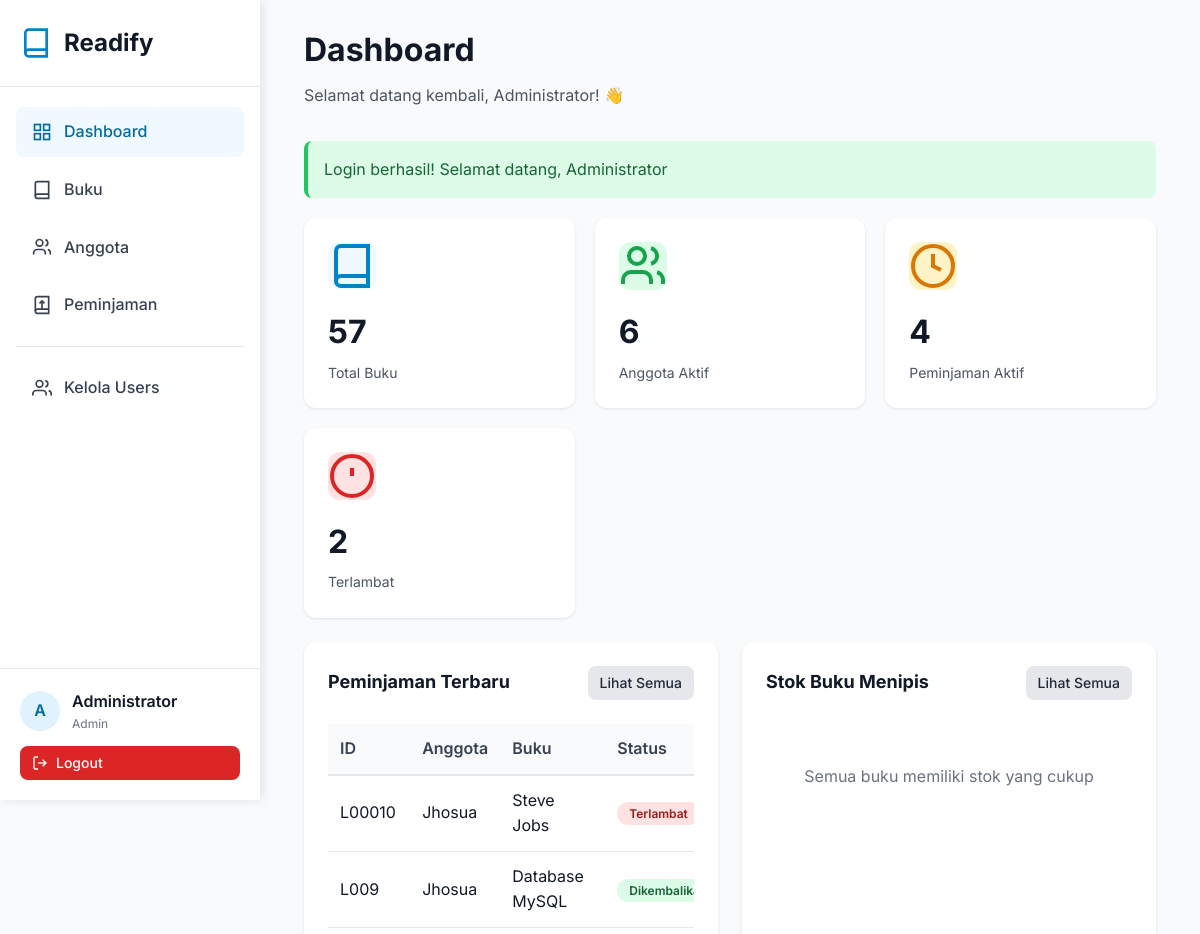
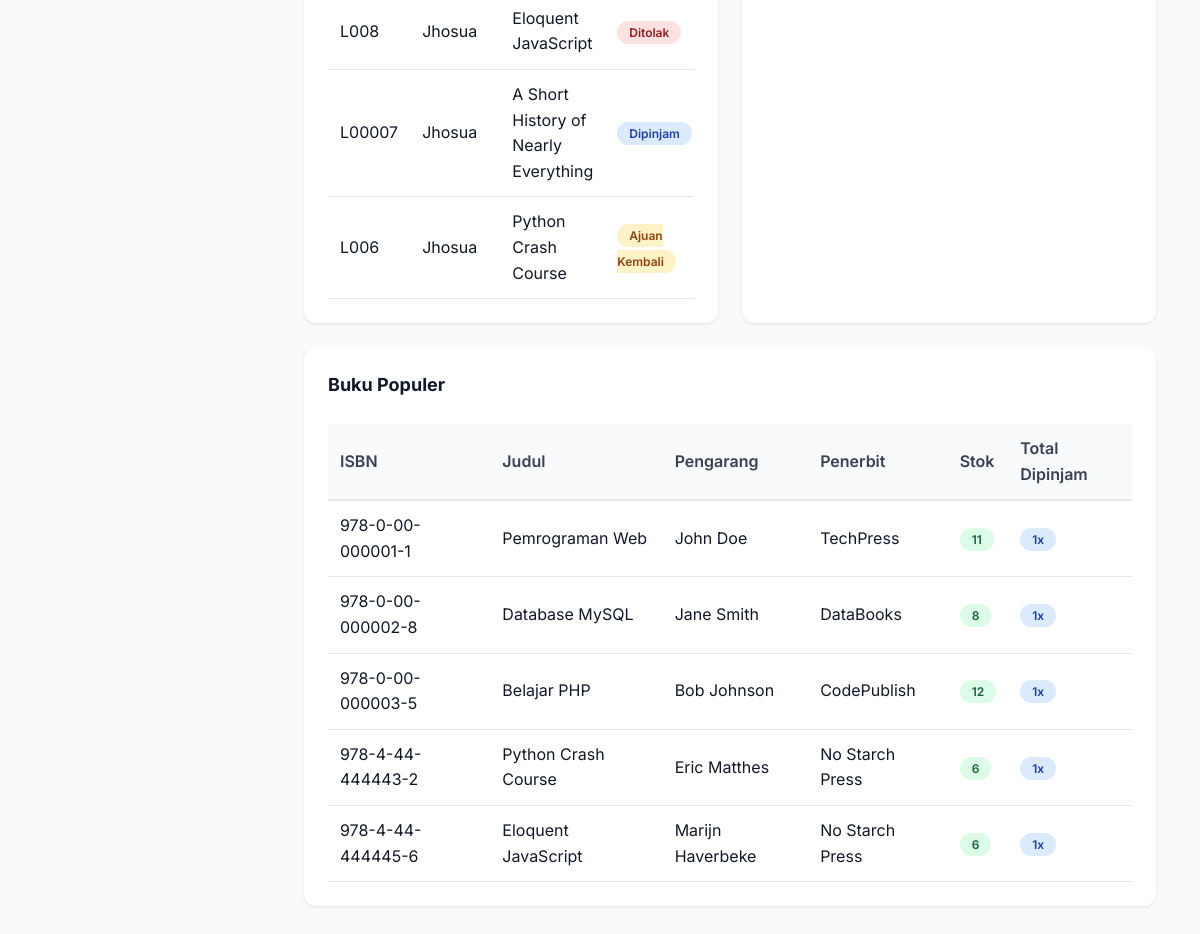
Screenshot of /pages/dashboard.php (signed in) with the database file from the repository (2 pictures, top to bottom).
### tables this page shows
CREATE TABLE `users` (
  `id` int NOT NULL AUTO_INCREMENT,
  `name` varchar(100) NOT NULL,
  `email` varchar(100) NOT NULL,
  `phone` varchar(20) DEFAULT NULL,
  `password` varchar(255) NOT NULL,
  `role` enum('admin','staff','member') DEFAULT 'member',
  `created_at` timestamp NULL DEFAULT CURRENT_TIMESTAMP,
  `updated_at` timestamp NULL DEFAULT CURRENT_TIMESTAMP ON UPDATE CURRENT_TIMESTAMP,
  PRIMARY KEY (`id`),
  UNIQUE KEY `email` (`email`)
);

CREATE TABLE `loans` (
  `id` int NOT NULL AUTO_INCREMENT,
  `loan_id` varchar(20) NOT NULL,
  `member_id` int NOT NULL,
  `book_id` int NOT NULL,
  `loan_date` date NOT NULL,
  `due_date` date NOT NULL,
  `return_date` date DEFAULT NULL,
  `status` varchar(50) DEFAULT 'pending',
  `approved_by` int DEFAULT NULL,
  `approved_date` datetime DEFAULT NULL,
  `fine_amount` decimal(10,2) DEFAULT '0.00',
  `book_condition` enum('good','fair','damaged') DEFAULT 'good',
  `notes` text,
  `created_at` timestamp NULL DEFAULT CURRENT_TIMESTAMP,
  `updated_at` timestamp NULL DEFAULT CURRENT_TIMESTAMP ON UPDATE CURRENT_TIMESTAMP,
  PRIMARY KEY (`id`),
  UNIQUE KEY `loan_id` (`loan_id`),
  KEY `idx_loan_id` (`loan_id`),
  KEY `idx_status` (`status`),
  KEY `idx_member` (`member_id`),
  KEY `idx_book` (`book_id`),
  CONSTRAINT `loans_ibfk_1` FOREIGN KEY (`member_id`) REFERENCES `members` (`id`) ON DELETE CASCADE,
  CONSTRAINT `loans_ibfk_2` FOREIGN KEY (`book_id`) REFERENCES `books` (`id`) ON DELETE CASCADE
);

CREATE TABLE `members` (
  `id` int NOT NULL AUTO_INCREMENT,
  `member_id` varchar(20) NOT NULL,
  `user_id` int DEFAULT NULL,
  `name` varchar(100) NOT NULL,
  `email` varchar(100) NOT NULL,
  `phone` varchar(20) DEFAULT NULL,
  `address` text,
  `join_date` date NOT NULL,
  `status` enum('active','inactive') DEFAULT 'active',
  `created_at` timestamp NULL DEFAULT CURRENT_TIMESTAMP,
  `updated_at` timestamp NULL DEFAULT CURRENT_TIMESTAMP ON UPDATE CURRENT_TIMESTAMP,
  PRIMARY KEY (`id`),
  UNIQUE KEY `member_id` (`member_id`),
  UNIQUE KEY `email` (`email`),
  KEY `idx_member_id` (`member_id`),
  KEY `idx_name` (`name`),
  KEY `idx_user_id` (`user_id`),
  CONSTRAINT `members_ibfk_1` FOREIGN KEY (`user_id`) REFERENCES `users` (`id`) ON DELETE SET NULL
);

CREATE TABLE `books` (
  `id` int NOT NULL AUTO_INCREMENT,
  `isbn` varchar(20) NOT NULL,
  `title` varchar(255) NOT NULL,
  `author` varchar(100) NOT NULL,
  `publisher` varchar(100) DEFAULT NULL,
  `year` year DEFAULT NULL,
  `category_id` int DEFAULT NULL,
  `stock` int DEFAULT '0',
  `pages` int DEFAULT NULL,
  `description` text,
  `cover_image` varchar(255) DEFAULT NULL,
  `created_at` timestamp NULL DEFAULT CURRENT_TIMESTAMP,
  `updated_at` timestamp NULL DEFAULT CURRENT_TIMESTAMP ON UPDATE CURRENT_TIMESTAMP,
  PRIMARY KEY (`id`),
  UNIQUE KEY `isbn` (`isbn`),
  KEY `category_id` (`category_id`),
  KEY `idx_title` (`title`),
  KEY `idx_author` (`author`),
  KEY `idx_isbn` (`isbn`),
  CONSTRAINT `books_ibfk_1` FOREIGN KEY (`category_id`) REFERENCES `categories` (`id`) ON DELETE SET NULL
);

### pages/dashboard.php (the view, shortened to what the rows shown need)
<?php
require_once '../config/config.php';
$db = new Database();
$recentLoans = $db->fetchAll("
    SELECT l.*, m.name as member_name, m.member_id, b.title as book_title
    FROM loans l
    JOIN members m ON l.member_id = m.id
    JOIN books b ON l.book_id = b.id
    ORDER BY l.created_at DESC
    LIMIT 5
");
$popularBooks = $db->fetchAll("
    SELECT b.*, COUNT(l.id) as borrow_count
    FROM books b
    LEFT JOIN loans l ON b.id = l.book_id
    GROUP BY b.id
    ORDER BY borrow_count DESC
    LIMIT 5
");
include_once '../includes/header.php';
include_once '../includes/sidebar.php';
?>
<div class="container">
    <h1 class="page-title" style="font-size: 32px; font-weight: 700; margin-bottom: 8px;">Dashboard</h1>
    <p style="color: var(--gray-600); margin-bottom: 32px;">Selamat datang kembali, <?php echo htmlspecialchars($user['name']); ?>! 👋</p>
    <?php
    $flash = getFlashMessage();
    if ($flash):
    ?>
        <div class="alert alert-<?php echo $flash['type']; ?>">
            <?php echo $flash['message']; ?>
        </div>
    <?php endif; ?>
    <div class="stats-grid">
        <div class="stat-card">
        </div>
        <div class="stat-card">
        </div>
        <div class="stat-card">
        </div>
        <div class="stat-card">
        </div>
    </div>
    <div style="display: grid; grid-template-columns: repeat(auto-fit, minmax(400px, 1fr)); gap: 24px;">
        <div class="card">
            <div class="card-header">
                <h2 class="card-title" style="font-size: 18px;">Peminjaman Terbaru</h2>
            </div>
            <?php if (empty($recentLoans)): ?>
                <p style="color: var(--gray-500); text-align: center; padding: 40px 0;">
                    Belum ada peminjaman
                </p>
            <?php else: ?>
                <div class="table-responsive">
                    <table class="table">
                        <thead>
                            <tr>
                                <th>ID</th>
                                <th>Anggota</th>
                                <th>Buku</th>
                                <th>Status</th>
                            </tr>
                        </thead>
                        <tbody>
                            <?php foreach ($recentLoans as $loan): ?>
                                <tr>
                                    <td><?php echo htmlspecialchars($loan['loan_id']); ?></td>
                                    <td><?php echo htmlspecialchars($loan['member_name']); ?></td>
                                    <td><?php echo htmlspecialchars($loan['book_title']); ?></td>
                                    <td>
                                        <?php if ($loan['status'] == 'pending'): ?>
                                            <span class="badge badge-warning">Pending</span>
                                        <?php elseif ($loan['status'] == 'approved'): ?>
                                            <?php if ($loan['return_date']): ?>
                                                <span class="badge badge-success">Dikembalikan</span>
                                            <?php elseif ($loan['due_date'] < date('Y-m-d')): ?>
                                                <span class="badge badge-danger">Terlambat</span>
                                            <?php else: ?>
                                                <span class="badge badge-info">Dipinjam</span>
                                            <?php endif; ?>
                                        <?php elseif ($loan['status'] == 'returned'): ?>
                                            <span class="badge badge-success">Dikembalikan</span>
                                        <?php elseif ($loan['status'] == 'rejected'): ?>
                                            <span class="badge badge-danger">Ditolak</span>
                                        <?php elseif ($loan['status'] == 'return_requested'): ?>
                                            <span class="badge badge-warning">Ajuan Kembali</span>
                                        <?php else: ?>
                                            <span class="badge badge-secondary"><?php echo ucfirst($loan['status']); ?></span>
                                        <?php endif; ?>
                                    </td>
                                </tr>
                            <?php endforeach; ?>
                        </tbody>
                    </table>
                </div>
            <?php endif; ?>
        </div>
        <div class="card">
            <div class="card-header">
                <h2 class="card-title" style="font-size: 18px;">Stok Buku Menipis</h2>
            </div>
        </div>
    </div>
    <div class="card">
        <div class="card-header">
            <h2 class="card-title" style="font-size: 18px;">Buku Populer</h2>
        </div>
        <?php if (empty($popularBooks)): ?>
            <p style="color: var(--gray-500); text-align: center; padding: 40px 0;">
                Belum ada data peminjaman
            </p>
        <?php else: ?>
            <div class="table-responsive">
                <table class="table">
                    <thead>
                        <tr>
                            <th>ISBN</th>
                            <th>Judul</th>
                            <th>Pengarang</th>
                            <th>Penerbit</th>
                            <th>Stok</th>
                            <th>Total Dipinjam</th>
                        </tr>
                    </thead>
                    <tbody>
                        <?php foreach ($popularBooks as $book): ?>
                            <tr>
                                <td><?php echo htmlspecialchars($book['isbn']); ?></td>
                                <td><?php echo htmlspecialchars($book['title']); ?></td>
                                <td><?php echo htmlspecialchars($book['author']); ?></td>
                                <td><?php echo htmlspecialchars($book['publisher']); ?></td>
                                <td>
                                    <?php if ($book['stock'] <= 2): ?>
                                        <span class="badge badge-danger"><?php echo $book['stock']; ?></span>
                                    <?php else: ?>
                                        <span class="badge badge-success"><?php echo $book['stock']; ?></span>
                                    <?php endif; ?>
                                </td>
                                <td>
                                    <span class="badge badge-info"><?php echo $book['borrow_count']; ?>x</span>
                                </td>
                            </tr>
                        <?php endforeach; ?>
                    </tbody>
                </table>
            </div>
        <?php endif; ?>
    </div>
</div>
<?php include_once '../includes/footer.php'; ?>

### includes/sidebar.php (shortened to what the rows shown need)
<?php
$user = getCurrentUser();
?>
<div class="sidebar">
    <div class="sidebar-logo">
        <h1>Readify</h1>
    </div>
    <div class="sidebar-user">
        <div class="user-info">
            <div class="user-avatar"><?php echo strtoupper(substr($user['name'], 0, 1)); ?></div>
            <div>
                <div class="user-name"><?php echo htmlspecialchars($user['name']); ?></div>
                <div class="user-role"><?php echo ucfirst($user['role']); ?></div>
            </div>
        </div>
    </div>
</div>
<div class="main-content">

### rows the page displays
users: name "A", name "Administrator", role "Admin"
loans: loan "L00010", member.name "Jhosua", book.title "Steve Jobs", status "Terlambat"
loans: loan "L009", member.name "Jhosua", book.title "Database MySQL", status "Dikembalikan"
loans: loan "L008", member.name "Jhosua", book.title "Eloquent JavaScript", status "Ditolak"
loans: loan "L00007", member.name "Jhosua", book.title "A Short History of Nearly Everything", status "Dipinjam"
loans: loan "L006", member.name "Jhosua", book.title "Python Crash Course", status "Ajuan Kembali"
books: isbn "978-0-00-000001-1", title "Pemrograman Web", author "John Doe", publisher "TechPress", stock "11", borrow_count "1"
books: isbn "978-0-00-000002-8", title "Database MySQL", author "Jane Smith", publisher "DataBooks", stock "8", borrow_count "1"
books: isbn "978-0-00-000003-5", title "Belajar PHP", author "Bob Johnson", publisher "CodePublish", stock "12", borrow_count "1"
books: isbn "978-4-44-444443-2", title "Python Crash Course", author "Eric Matthes", publisher "No Starch Press", stock "6", borrow_count "1"
books: isbn "978-4-44-444445-6", title "Eloquent JavaScript", author "Marijn Haverbeke", publisher "No Starch Press", stock "6", borrow_count "1"

### other values shown
$flash['message'] "Login berhasil! Selamat datang, Administrator"
$totalBooks "57"
$totalMembers "6"
$activeLoans "4"
$overdueLoans "2"
